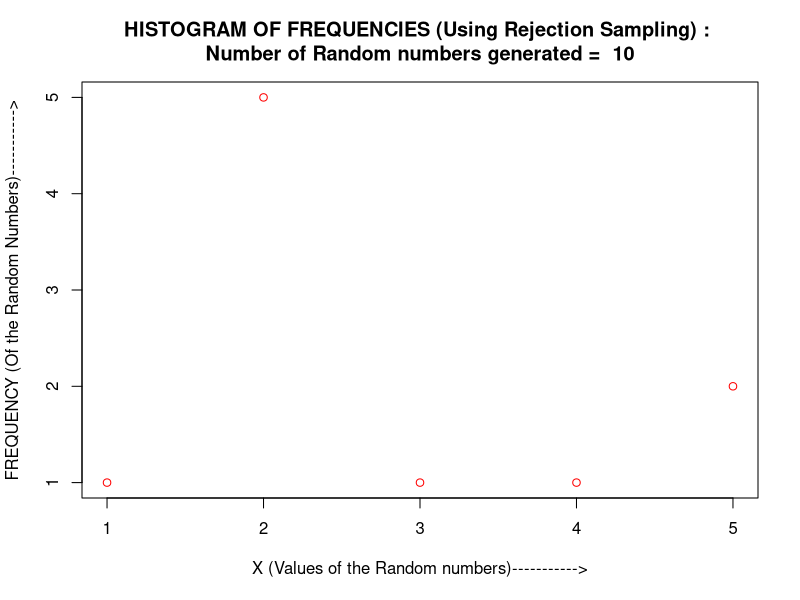

The R script that drew this image:
generateDISACCREJ<-function(num){

a<-c(16807, 40692)
m<-c(((2^31)-1), 2147483399)
x0<-c(5,5)
u<-array(2)
y<-array(2)
countnum<-0
countaccept<-0
arraysummary<-array()
q = c(0.2, 0.2, 0.2, 0.2, 0.2)
p = c(0.05, 0.25, 0.45, 0.15, 0.10)
countfreq<-numeric(5)
M<-2.25

y[1]<-(a[1]*x0[1])%%m[1]
y[2]<-(a[2]*x0[2])%%m[2]
u[1]<-y[1]/m[1]
u[2]<-y[2]/m[2]

	while(countaccept < num){
	
		index<-1
		prob<-0
		
		while(index <= 5){
		
			prob<-prob+q[index]
			if(u[1] < prob)
				break
				
			index<-index+1
		}
		
		if(u[2]<=(p[index]/(M*q[index]))){
			#print(paste("Accepted : ", index), quote = FALSE)
			countaccept<-countaccept+1
			countfreq[index]<-countfreq[index]+1
			arraysummary[countnum]<-index
		}
		
		countnum<-countnum+1
		y[1]<-(a[1]*y[1])%%m[1]
		y[2]<-(a[2]*y[2])%%m[2]
		u[1]<-y[1]/m[1]
		u[2]<-y[2]/m[2]
	}
	print(paste("Number of values generated for testing : ", countnum), quote = FALSE)
	print(paste("Number of values accepted : ", countaccept), quote = FALSE)
	print(paste("Probability of Acceptance (Experimental) : ", countaccept/countnum), quote = FALSE)
	print(paste("Probability of Acceptance (Theoretical) : ", 1/M), quote = FALSE)
	print(summary(arraysummary))
	print(countfreq)
	plot(countfreq, xlab = "X (Values of the Random numbers)----------->", ylab = "FREQUENCY (Of the Random Numbers)----------->", col = rgb(1,0,0,1), main = paste("HISTOGRAM OF FREQUENCIES (Using Rejection Sampling) : \nNumber of Random numbers generated = ", num))
	dev.copy(jpeg, "Q3b.jpeg")
	dev.off()
}

generateDISACCREJ(10)
